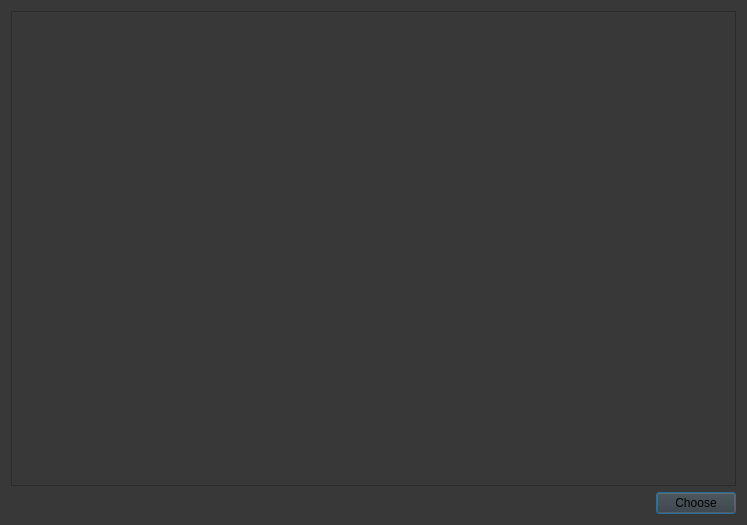
<?xml version="1.0" encoding="UTF-8"?>
<ui version="4.0">
 <class>AddressBookDialog</class>
 <widget class="QDialog" name="AddressBookDialog">
  <property name="geometry">
   <rect>
    <x>0</x>
    <y>0</y>
    <width>747</width>
    <height>525</height>
   </rect>
  </property>
  <property name="windowTitle">
   <string>Select address</string>
  </property>
  <property name="styleSheet">
   <string notr="true">background-color: rgb(56, 56, 56);
color: rgb(255, 255, 255);</string>
  </property>
  <layout class="QVBoxLayout" name="verticalLayout">
   <item>
    <widget class="QTreeView" name="m_addressBookView">
     <property name="styleSheet">
      <string notr="true">color: rgb(0, 0, 0);</string>
     </property>
    </widget>
   </item>
   <item>
    <layout class="QHBoxLayout" name="horizontalLayout">
     <item>
      <spacer name="horizontalSpacer">
       <property name="orientation">
        <enum>Qt::Horizontal</enum>
       </property>
       <property name="sizeHint" stdset="0">
        <size>
         <width>40</width>
         <height>20</height>
        </size>
       </property>
      </spacer>
     </item>
     <item>
      <widget class="QPushButton" name="m_okButton">
       <property name="styleSheet">
        <string notr="true">color: rgb(0, 0, 0);</string>
       </property>
       <property name="text">
        <string>Choose</string>
       </property>
      </widget>
     </item>
    </layout>
   </item>
  </layout>
 </widget>
 <resources/>
 <connections>
  <connection>
   <sender>m_okButton</sender>
   <signal>clicked()</signal>
   <receiver>AddressBookDialog</receiver>
   <slot>accept()</slot>
   <hints>
    <hint type="sourcelabel">
     <x>694</x>
     <y>499</y>
    </hint>
    <hint type="destinationlabel">
     <x>373</x>
     <y>262</y>
    </hint>
   </hints>
  </connection>
  <connection>
   <sender>m_addressBookView</sender>
   <signal>doubleClicked(QModelIndex)</signal>
   <receiver>AddressBookDialog</receiver>
   <slot>accept()</slot>
   <hints>
    <hint type="sourcelabel">
     <x>373</x>
     <y>242</y>
    </hint>
    <hint type="destinationlabel">
     <x>373</x>
     <y>262</y>
    </hint>
   </hints>
  </connection>
 </connections>
</ui>
